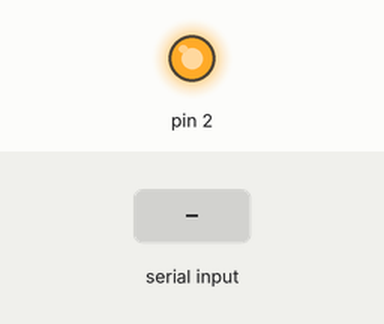
This sketch was run on a simulated Arduino Uno, built with avr-gcc and run on an emulated ATmega328P. On the bench: output pins drawn as LEDs (lit = HIGH). Inputs (shaded band) come from the test bench.

Above: at 1.2 s.
1.3 s: "1" received over Serial
At 2.4 s:
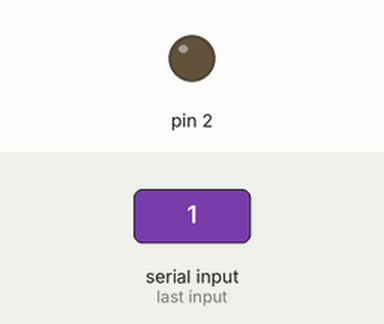
2.8 s: "2" received over Serial
At 3.6 s:
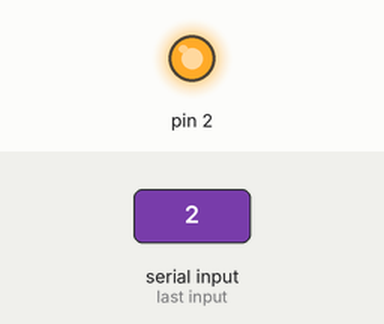
4.3 s: "0" received over Serial
At 4.7 s:
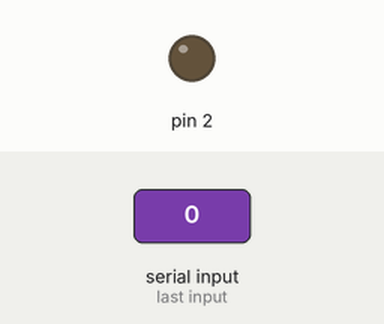
Timing chart, 0 to 7.3 s (numbered marks = the images above; inputs shaded):
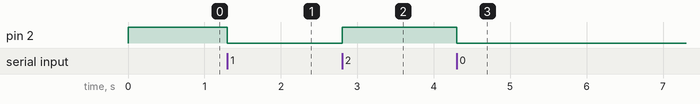

Measured:
- after the input at 1.3 s, pin 2: HIGH → LOW at once
- after the input at 2.8 s, pin 2: LOW → HIGH at once
- after the input at 4.3 s, pin 2: HIGH → LOW at once

The sketch:

sniper_recoil_feel_arduino.ino
```cpp
int currentRandm = 0;
bool shouldClick = false;


void setup() {
  // open the serial port:
  Serial.begin(9600);
  pinMode(2, OUTPUT);

  digitalWrite(2, HIGH);
}

void loop() {
  if (Serial.available() > 0) {
    // read incoming serial data:
    char inChar = Serial.read();
    if(inChar == '2') {

      digitalWrite(2, HIGH);
    } else {
      digitalWrite(2, LOW);
//      delay(300);

    }
  }

}
```
